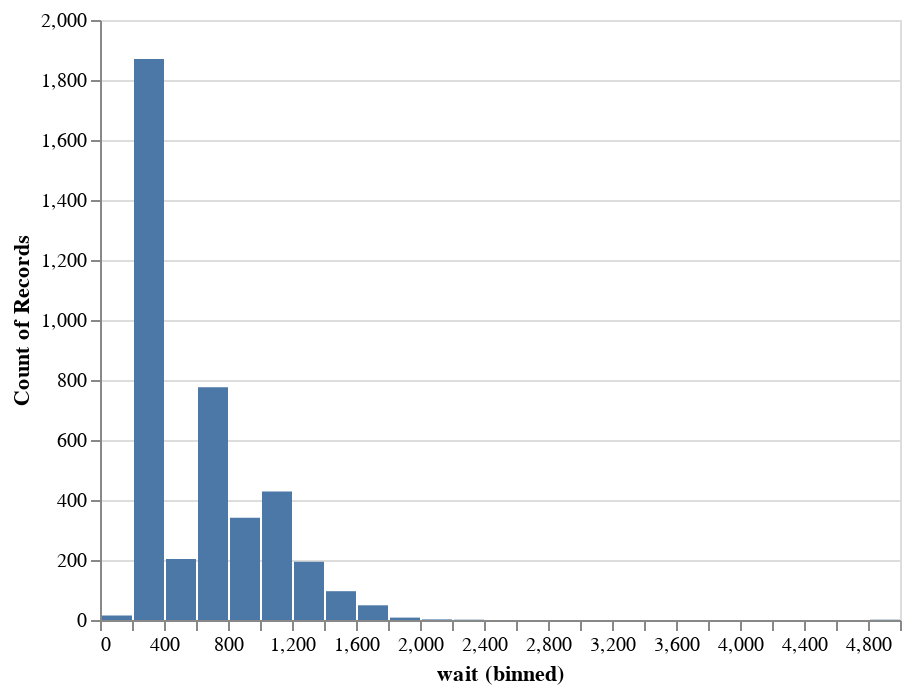

Notebook code for this chart:
### Markdown cell above
**how long did guests wait during the visit:**

### Code cell
import altair as alt
from vega_datasets import data

data = guest_summary

alt.Chart(data).mark_bar().encode(
    alt.X("wait:Q", bin=alt.Bin(maxbins=25)),
    y='count()',
)

### Figure 1 — Vega-Lite specification as saved in the notebook (floating-point values rounded to 4 significant figures; data arrays with more than 128 entries replaced by an {"elided": "..."} marker saying what was removed)
{"$schema": "https://vega.github.io/schema/vega-lite/v2.4.3.json", "config": {"view": {"height": 300, "width": 400}}, "data": {"values": {"elided": "3984 records"}}, "encoding": {"x": {"bin": {"maxbins": 25}, "field": "wait", "type": "quantitative"}, "y": {"aggregate": "count", "type": "quantitative"}}, "mark": "bar"}
